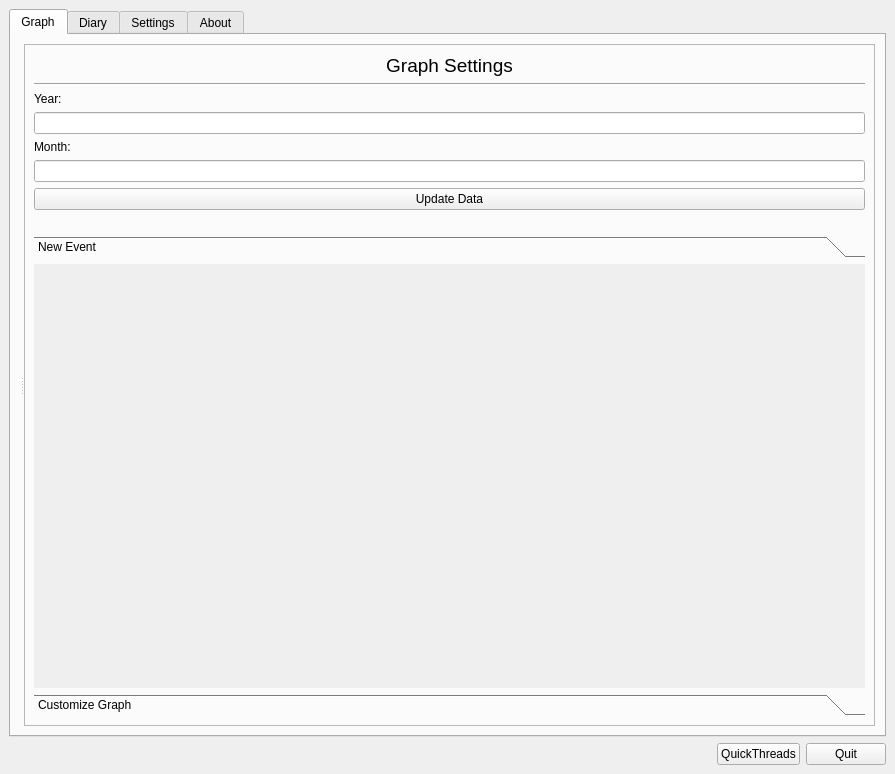
<?xml version="1.0" encoding="UTF-8"?>
<ui version="4.0">
 <class>MainWindow</class>
 <widget class="QMainWindow" name="MainWindow">
  <property name="geometry">
   <rect>
    <x>0</x>
    <y>0</y>
    <width>895</width>
    <height>774</height>
   </rect>
  </property>
  <property name="windowTitle">
   <string>HealthTracker</string>
  </property>
  <widget class="QWidget" name="centralwidget">
   <layout class="QVBoxLayout" name="verticalLayout">
    <item>
     <widget class="QTabWidget" name="tab_main">
      <property name="currentIndex">
       <number>0</number>
      </property>
      <widget class="QWidget" name="graph">
       <attribute name="title">
        <string>Graph</string>
       </attribute>
       <layout class="QVBoxLayout" name="verticalLayout_3">
        <item>
         <widget class="QSplitter" name="splitter">
          <property name="orientation">
           <enum>Qt::Horizontal</enum>
          </property>
          <widget class="QWidget" name="">
           <layout class="QVBoxLayout" name="graph_container"/>
          </widget>
          <widget class="QFrame" name="frame">
           <property name="frameShape">
            <enum>QFrame::StyledPanel</enum>
           </property>
           <property name="frameShadow">
            <enum>QFrame::Raised</enum>
           </property>
           <layout class="QVBoxLayout" name="verticalLayout_4">
            <item>
             <widget class="QLabel" name="label_7">
              <property name="text">
               <string>&lt;html&gt;&lt;head/&gt;&lt;body&gt;&lt;p align=&quot;center&quot;&gt;&lt;span style=&quot; font-size:14pt;&quot;&gt;Graph Settings&lt;/span&gt;&lt;/p&gt;&lt;/body&gt;&lt;/html&gt;</string>
              </property>
             </widget>
            </item>
            <item>
             <widget class="Line" name="line_2">
              <property name="orientation">
               <enum>Qt::Horizontal</enum>
              </property>
             </widget>
            </item>
            <item>
             <widget class="QLabel" name="label_2">
              <property name="sizePolicy">
               <sizepolicy hsizetype="Preferred" vsizetype="Fixed">
                <horstretch>0</horstretch>
                <verstretch>0</verstretch>
               </sizepolicy>
              </property>
              <property name="text">
               <string>Year: </string>
              </property>
             </widget>
            </item>
            <item>
             <widget class="QLineEdit" name="line_graph_year">
              <property name="sizePolicy">
               <sizepolicy hsizetype="Preferred" vsizetype="Fixed">
                <horstretch>0</horstretch>
                <verstretch>0</verstretch>
               </sizepolicy>
              </property>
             </widget>
            </item>
            <item>
             <widget class="QLabel" name="label">
              <property name="sizePolicy">
               <sizepolicy hsizetype="Preferred" vsizetype="Fixed">
                <horstretch>0</horstretch>
                <verstretch>0</verstretch>
               </sizepolicy>
              </property>
              <property name="text">
               <string>Month:</string>
              </property>
             </widget>
            </item>
            <item>
             <widget class="QLineEdit" name="line_graph_month">
              <property name="sizePolicy">
               <sizepolicy hsizetype="Preferred" vsizetype="Fixed">
                <horstretch>0</horstretch>
                <verstretch>0</verstretch>
               </sizepolicy>
              </property>
             </widget>
            </item>
            <item>
             <widget class="QPushButton" name="btn_update_graph">
              <property name="sizePolicy">
               <sizepolicy hsizetype="Preferred" vsizetype="Fixed">
                <horstretch>0</horstretch>
                <verstretch>0</verstretch>
               </sizepolicy>
              </property>
              <property name="text">
               <string>Update Data</string>
              </property>
             </widget>
            </item>
            <item>
             <spacer name="horizontalSpacer">
              <property name="orientation">
               <enum>Qt::Horizontal</enum>
              </property>
              <property name="sizeHint" stdset="0">
               <size>
                <width>40</width>
                <height>20</height>
               </size>
              </property>
             </spacer>
            </item>
            <item>
             <widget class="QToolBox" name="toolBox">
              <property name="currentIndex">
               <number>0</number>
              </property>
              <widget class="QWidget" name="page">
               <property name="geometry">
                <rect>
                 <x>0</x>
                 <y>0</y>
                 <width>754</width>
                 <height>380</height>
                </rect>
               </property>
               <attribute name="label">
                <string>New Event</string>
               </attribute>
              </widget>
              <widget class="QWidget" name="page_2">
               <property name="geometry">
                <rect>
                 <x>0</x>
                 <y>0</y>
                 <width>799</width>
                 <height>378</height>
                </rect>
               </property>
               <attribute name="label">
                <string>Customize Graph</string>
               </attribute>
               <layout class="QVBoxLayout" name="verticalLayout_7">
                <item>
                 <widget class="QLabel" name="label_6">
                  <property name="sizePolicy">
                   <sizepolicy hsizetype="Preferred" vsizetype="Preferred">
                    <horstretch>0</horstretch>
                    <verstretch>0</verstretch>
                   </sizepolicy>
                  </property>
                  <property name="text">
                   <string>Category:</string>
                  </property>
                 </widget>
                </item>
                <item>
                 <widget class="QComboBox" name="cmb_thread_select">
                  <property name="sizePolicy">
                   <sizepolicy hsizetype="Preferred" vsizetype="Fixed">
                    <horstretch>0</horstretch>
                    <verstretch>0</verstretch>
                   </sizepolicy>
                  </property>
                 </widget>
                </item>
                <item>
                 <widget class="QLabel" name="label_8">
                  <property name="sizePolicy">
                   <sizepolicy hsizetype="Preferred" vsizetype="Preferred">
                    <horstretch>0</horstretch>
                    <verstretch>0</verstretch>
                   </sizepolicy>
                  </property>
                  <property name="text">
                   <string>Item:</string>
                  </property>
                 </widget>
                </item>
                <item>
                 <widget class="QListWidget" name="lst_item_select">
                  <property name="sizePolicy">
                   <sizepolicy hsizetype="Preferred" vsizetype="Expanding">
                    <horstretch>0</horstretch>
                    <verstretch>0</verstretch>
                   </sizepolicy>
                  </property>
                 </widget>
                </item>
                <item>
                 <widget class="QPushButton" name="btn_add_graph_item">
                  <property name="sizePolicy">
                   <sizepolicy hsizetype="Preferred" vsizetype="Fixed">
                    <horstretch>0</horstretch>
                    <verstretch>0</verstretch>
                   </sizepolicy>
                  </property>
                  <property name="text">
                   <string>Add To Graph</string>
                  </property>
                 </widget>
                </item>
                <item>
                 <spacer name="horizontalSpacer_2">
                  <property name="orientation">
                   <enum>Qt::Horizontal</enum>
                  </property>
                  <property name="sizeHint" stdset="0">
                   <size>
                    <width>40</width>
                    <height>20</height>
                   </size>
                  </property>
                 </spacer>
                </item>
                <item>
                 <widget class="QLabel" name="label_9">
                  <property name="sizePolicy">
                   <sizepolicy hsizetype="Preferred" vsizetype="Preferred">
                    <horstretch>0</horstretch>
                    <verstretch>0</verstretch>
                   </sizepolicy>
                  </property>
                  <property name="text">
                   <string>Current Graph Items:</string>
                  </property>
                 </widget>
                </item>
                <item>
                 <widget class="QListWidget" name="lst_active_graph_items">
                  <property name="sizePolicy">
                   <sizepolicy hsizetype="Preferred" vsizetype="Expanding">
                    <horstretch>0</horstretch>
                    <verstretch>0</verstretch>
                   </sizepolicy>
                  </property>
                 </widget>
                </item>
                <item>
                 <widget class="QPushButton" name="btn_remove_graph_item">
                  <property name="sizePolicy">
                   <sizepolicy hsizetype="Preferred" vsizetype="Fixed">
                    <horstretch>0</horstretch>
                    <verstretch>0</verstretch>
                   </sizepolicy>
                  </property>
                  <property name="text">
                   <string>Remove From Graph</string>
                  </property>
                 </widget>
                </item>
               </layout>
               <zorder>label_6</zorder>
               <zorder>btn_remove_graph_item</zorder>
               <zorder>label_8</zorder>
               <zorder>label_9</zorder>
               <zorder>lst_active_graph_items</zorder>
               <zorder>cmb_thread_select</zorder>
               <zorder>lst_item_select</zorder>
               <zorder>label_6</zorder>
               <zorder>btn_add_graph_item</zorder>
               <zorder>horizontalSpacer_2</zorder>
              </widget>
             </widget>
            </item>
           </layout>
          </widget>
         </widget>
        </item>
       </layout>
      </widget>
      <widget class="QWidget" name="diary">
       <attribute name="title">
        <string>Diary</string>
       </attribute>
       <layout class="QVBoxLayout" name="verticalLayout_2">
        <item>
         <layout class="QHBoxLayout" name="horizontalLayout_2">
          <item>
           <widget class="QLabel" name="label_4">
            <property name="text">
             <string>Year</string>
            </property>
           </widget>
          </item>
          <item>
           <widget class="QLineEdit" name="line_diary_year"/>
          </item>
          <item>
           <widget class="QLabel" name="label_3">
            <property name="text">
             <string>Month</string>
            </property>
           </widget>
          </item>
          <item>
           <widget class="QLineEdit" name="line_diary_month"/>
          </item>
         </layout>
        </item>
        <item>
         <widget class="QPushButton" name="btn_diary_update">
          <property name="text">
           <string>Show</string>
          </property>
         </widget>
        </item>
        <item>
         <widget class="Line" name="line">
          <property name="orientation">
           <enum>Qt::Horizontal</enum>
          </property>
         </widget>
        </item>
        <item>
         <widget class="QScrollArea" name="scrollArea">
          <property name="widgetResizable">
           <bool>true</bool>
          </property>
          <widget class="QWidget" name="scrollAreaWidgetContents">
           <property name="geometry">
            <rect>
             <x>0</x>
             <y>0</y>
             <width>853</width>
             <height>558</height>
            </rect>
           </property>
           <layout class="QVBoxLayout" name="verticalLayout_5">
            <item>
             <widget class="QTextEdit" name="diary_text"/>
            </item>
           </layout>
          </widget>
         </widget>
        </item>
        <item>
         <widget class="QPushButton" name="btn_new_diary_entry">
          <property name="text">
           <string>New Diary Entry</string>
          </property>
         </widget>
        </item>
       </layout>
      </widget>
      <widget class="QWidget" name="settings">
       <attribute name="title">
        <string>Settings</string>
       </attribute>
      </widget>
      <widget class="QWidget" name="about">
       <attribute name="title">
        <string>About</string>
       </attribute>
       <layout class="QVBoxLayout" name="verticalLayout_6">
        <item>
         <widget class="QLabel" name="label_5">
          <property name="text">
           <string>&lt;html&gt;&lt;head/&gt;&lt;body&gt;&lt;p align=&quot;center&quot;&gt;&lt;span style=&quot; font-weight:600;&quot;&gt;HealthTracker&lt;/span&gt; is a program to help you and your doctor communicate&lt;/p&gt;&lt;p align=&quot;center&quot;&gt;and effectively manage your health. Moreover, it is a useful tool to help&lt;/p&gt;&lt;p align=&quot;center&quot;&gt;you set and keep track of personal goals such as diet and&lt;/p&gt;&lt;p align=&quot;center&quot;&gt;exercise, and monitor their effect on your wellbeing.&lt;/p&gt;&lt;p align=&quot;center&quot;&gt;&lt;br/&gt;&lt;/p&gt;&lt;p align=&quot;center&quot;&gt;This is a prototype intended to explore and refine eventual features.&lt;/p&gt;&lt;p align=&quot;center&quot;&gt;&lt;br/&gt;&lt;/p&gt;&lt;p align=&quot;center&quot;&gt;Copyright Oleg Petelin 2016&lt;/p&gt;&lt;/body&gt;&lt;/html&gt;</string>
          </property>
          <property name="textFormat">
           <enum>Qt::AutoText</enum>
          </property>
         </widget>
        </item>
       </layout>
      </widget>
     </widget>
    </item>
    <item>
     <layout class="QHBoxLayout" name="horizontalLayout_3">
      <item>
       <spacer name="horizontalSpacer_3">
        <property name="orientation">
         <enum>Qt::Horizontal</enum>
        </property>
        <property name="sizeHint" stdset="0">
         <size>
          <width>40</width>
          <height>20</height>
         </size>
        </property>
       </spacer>
      </item>
      <item>
       <widget class="QPushButton" name="btn_test">
        <property name="sizePolicy">
         <sizepolicy hsizetype="Fixed" vsizetype="Fixed">
          <horstretch>0</horstretch>
          <verstretch>0</verstretch>
         </sizepolicy>
        </property>
        <property name="text">
         <string>QuickThreads</string>
        </property>
       </widget>
      </item>
      <item alignment="Qt::AlignRight">
       <widget class="QPushButton" name="btn_quit">
        <property name="sizePolicy">
         <sizepolicy hsizetype="Fixed" vsizetype="Fixed">
          <horstretch>0</horstretch>
          <verstretch>0</verstretch>
         </sizepolicy>
        </property>
        <property name="text">
         <string>Quit</string>
        </property>
       </widget>
      </item>
     </layout>
    </item>
   </layout>
  </widget>
 </widget>
 <resources/>
 <connections/>
</ui>
